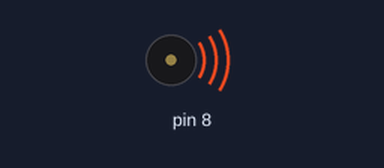
Bench run of a sketch on a simulated Arduino Uno, built with avr-gcc and run on an emulated ATmega328P. Parts: buzzer (waves = sounding).

Above: at 0.1 s.
At 1.1 s:
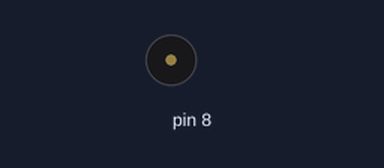
Timing chart, 0 to 2.6 s (numbered marks = the images above):
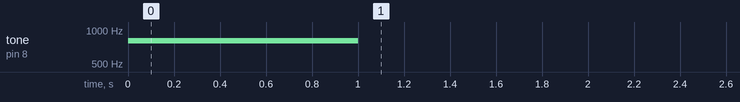

The sketch:

week03-1-pinMode_8_output_tone_8_8000_200_delay.ino.ino
```cpp
//week03-1-pinMode_8_output_tone_8_8000_200_delay

void setup() {
  // put your setup code here, to run once:
  pinMode(8,OUTPUT); //負責發聲
  tone(8,800,1000);
  delay(2000);
}

void loop() {
  // put your main code here, to run repeatedly:

}
```
